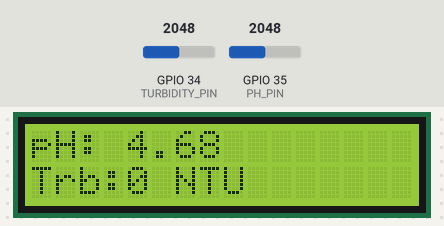
This sketch was run on a simulated ESP32. On the bench: 16×2 character LCD. The inputs (shaded band) are chosen by the test bench; at power-on: GPIO 35 (PH_PIN) = 2048, GPIO 34 (TURBIDITY_PIN) = 2048. WiFi joins after 1.5 s; servers stay silent unless stated; uploads are accepted with an empty reply; what the sketch prints to the serial monitor is not drawn.

Above: at 4.9 s.
5.0 s: GPIO 35 (PH_PIN) set to 2866
At 6.4 s:
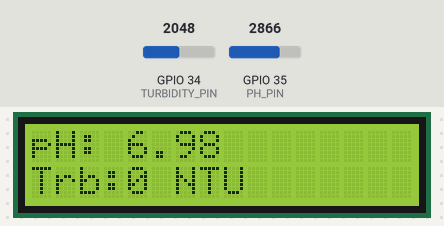
7.4 s: GPIO 34 (TURBIDITY_PIN) set to 1228
At 9.5 s:
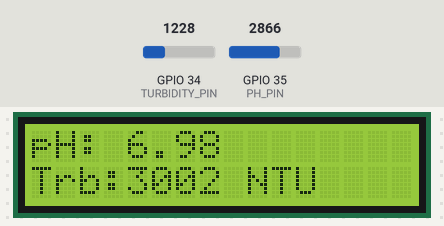
9.8 s: GPIO 34 (TURBIDITY_PIN) set to 491
At 11.2 s:
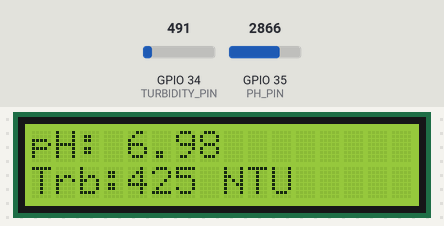
11.9 s: GPIO 35 (PH_PIN) set to 3603
At 13.0 s:
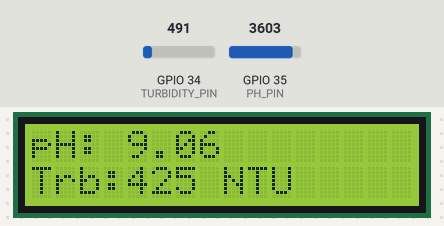
14.0 s: GPIO 34 (TURBIDITY_PIN) set to 0
At 16.0 s:
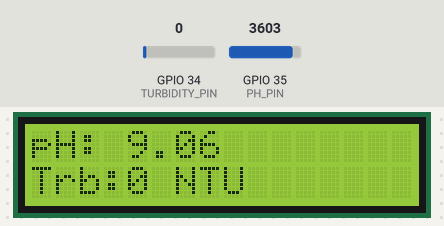
16.4 s: GPIO 35 (PH_PIN) set to 4095
At 17.6 s:
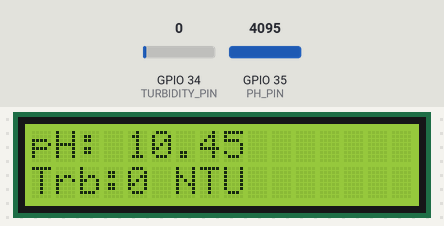
Timing chart, 0 to 19.4 s (numbered marks = the images above; inputs shaded):
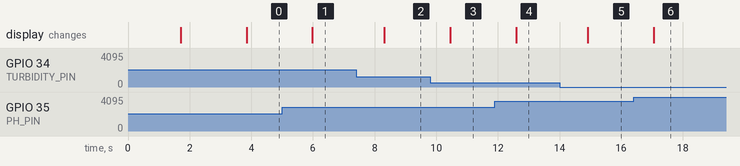

The sketch:

drone_sketch.ino
```cpp
#include <WiFi.h>
#include <HTTPClient.h>
#include <Wire.h>
#include <LiquidCrystal_I2C.h>

// =============================================
// 1. KONFIGURASI PIN SENSOR
// =============================================
#define PH_PIN        35  // Sensor pH di GPIO 35 (ADC1)
#define TURBIDITY_PIN 34  // Sensor Turbidity di GPIO 34 (ADC1)

// =============================================
// 2. KONFIGURASI WIFI & SERVER (Update Manual)
// =============================================
// PENTING: Perhatikan spasi jika masih gagal konek!
const char* ssid     = "SHA28";
const char* password = "";
String serverName    = "http://daffa.underwaterdrone.my.id/api.php";

// =============================================
// 3. INISIALISASI OBJEK & VARIABEL
// =============================================
LiquidCrystal_I2C lcd(0x27, 16, 2);

float phValue      = 0.0;
float turbidityNTU = 0.0;
unsigned long lastTime   = 0;
unsigned long timerDelay = 5000; // Kirim data tiap 5 detik

void setup() {
  Serial.begin(115200);

  // Setup LCD
  lcd.init();
  lcd.backlight();
  lcd.setCursor(0, 0);
  lcd.print("Drone System");
  lcd.setCursor(0, 1);
  lcd.print("Scanning WiFi...");

  // WiFi Mode
  WiFi.mode(WIFI_STA);
  WiFi.disconnect();
  delay(100);

  Serial.println("\n--- Memulai Sistem Drone ---");
  Serial.print("Mencoba konek ke: ");
  Serial.println(ssid);

  WiFi.begin(ssid, password);

  while (WiFi.status() != WL_CONNECTED) {
    delay(500);
    Serial.print(".");
  }

  Serial.println("\nConnected to WiFi!");
  Serial.println("IP Address: " + WiFi.localIP().toString());

  lcd.clear();
  lcd.setCursor(0, 0);
  lcd.print("WiFi Connected!");
  delay(2000);
}

void loop() {

  // --- A. PEMBACAAN SENSOR PH ---
  int adcPH = 0;
  for(int i=0; i<10; i++) { adcPH += analogRead(PH_PIN); delay(10); } // Sampling agar stabil
  adcPH = adcPH / 10;

  float voltagePH = adcPH * (3.3 / 4095.0);

  // Rumus Kalibrasi (Coba putar baut biru di modul pH jika masih 14.0)
  // phValue = 3.5 * voltagePH + offset
  phValue = 3.5 * voltagePH - 1.1;

  if (phValue > 14.0) phValue = 14.0;
  if (phValue < 0.0)  phValue = 0.0;

  // --- B. PEMBACAAN SENSOR TURBIDITY ---
  int adcTurb = analogRead(TURBIDITY_PIN);
  float voltTurb = adcTurb * (3.3 / 4095.0);

  // KALIBRASI KHUSUS: Hasil tes air galon Anda menunjukkan 1.59V = Jernih.
  // Kita sesuaikan multiplier-nya agar 1.59V terbaca sebagai 4.2V di rumus.
  float clearWaterVolt = 1.59;
  float voltNormalized = voltTurb * (4.2 / clearWaterVolt);

  // Rumus estimasi NTU (menggunakan volt yang sudah dinormalisasi)
  turbidityNTU = -1120.4 * (voltNormalized * voltNormalized) + 5742.3 * voltNormalized - 4352.9;

  // Pengaman: Jika hasil minus atau masih di air jernih (sekitar 1.59V), kita paksa ke 0
  if (turbidityNTU < 0 || voltTurb >= (clearWaterVolt - 0.1)) turbidityNTU = 0;

  // --- C. UPDATE TAMPILAN (SERIAL & LCD) ---
  Serial.println("\n--- Data Sensor ---");
  Serial.print("Raw ADC PH : "); Serial.print(adcPH);
  Serial.print(" | Volt PH : "); Serial.println(voltagePH);
  Serial.print("pH Value   : "); Serial.println(phValue, 2);
  Serial.print("Volt Turb  : "); Serial.print(voltTurb); Serial.println(" V");
  Serial.print("Turbidity  : "); Serial.print(turbidityNTU, 0); Serial.println(" NTU");

  lcd.setCursor(0, 0);
  lcd.print("pH: " + String(phValue, 2) + "        ");
  lcd.setCursor(0, 1);
  lcd.print("Trb:" + String(turbidityNTU, 0) + " NTU    ");

  // --- D. KIRIM DATA KE SERVER ---
  if ((millis() - lastTime) > timerDelay) {
    if (WiFi.status() == WL_CONNECTED) {
      HTTPClient http;

      // Susun URL
      String url = serverName
                   + "?kualitas_air=" + String(phValue, 2)
                   + "&tahan="        + String(turbidityNTU, 2)
                   + "&daya_listrik=100";

      Serial.println("Mengirim ke API...");
      http.begin(url.c_str());
      int httpResponseCode = http.GET();

      if (httpResponseCode > 0) {
        Serial.print("HTTP Success: ");
        Serial.println(httpResponseCode);
      } else {
        Serial.print("HTTP Error: ");
        Serial.println(httpResponseCode);
      }
      http.end();
    } else {
      WiFi.reconnect();
    }
    lastTime = millis();
  }

  delay(2000); // Tunggu 2 detik untuk pembacaan berikutnya
}
```

Measured:
- after the input at 5.0 s, the display: changes after 0.98 s (image 1)
- after the input at 7.4 s, the display: changes after 0.92 s (image 2)
- after the input at 9.8 s, the display: changes after 0.65 s (image 3)
- after the input at 11.9 s, the display: changes after 0.69 s (image 4)
- after the input at 14.0 s, the display: changes after 0.92 s (image 5)
- after the input at 16.4 s, the display: changes after 0.66 s (image 6)
